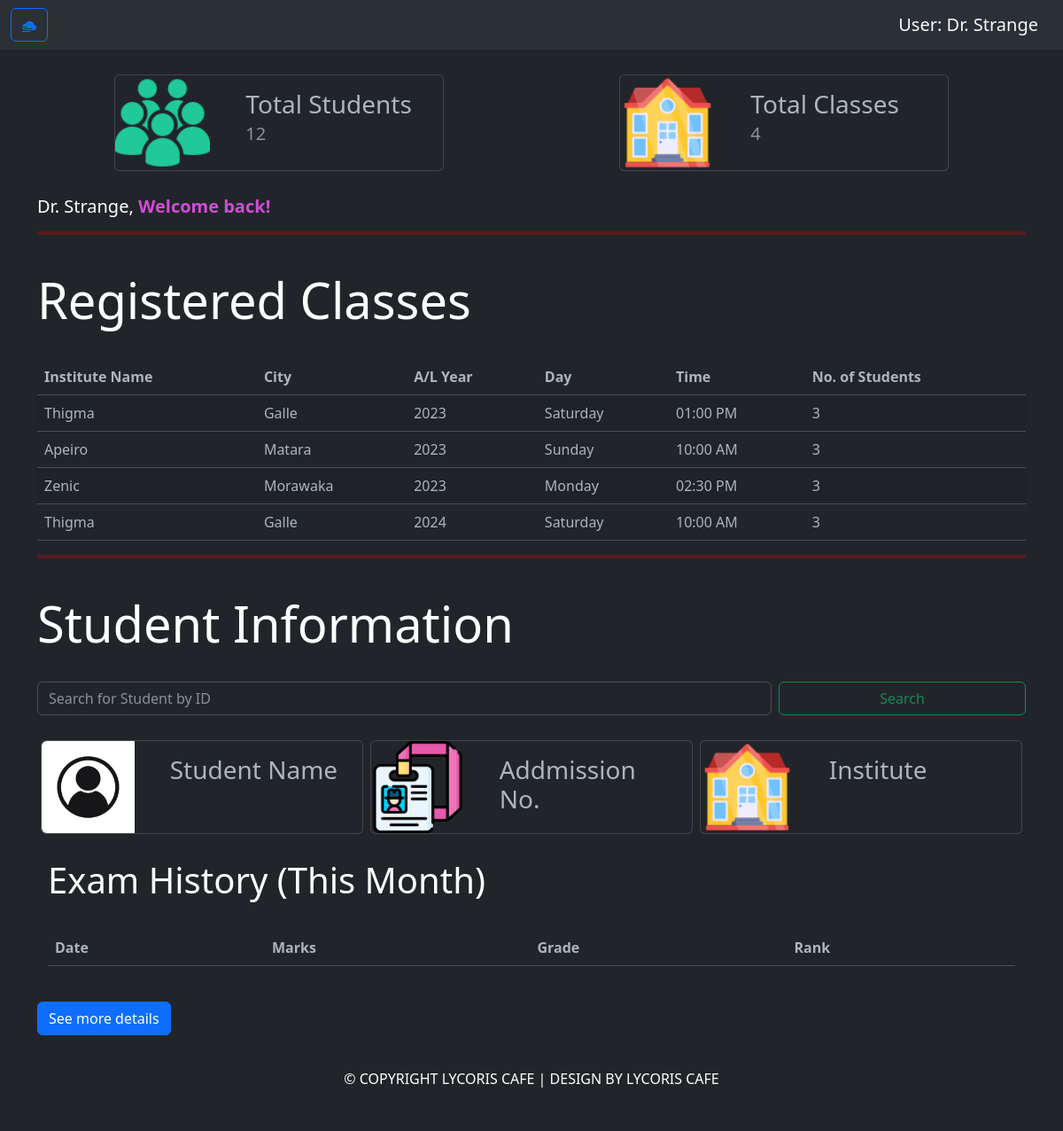
Screenshot of /view/Admin.php (signed in) with the database file from the repository.
### tables this page shows
CREATE TABLE `classes` (
  `id` int(11) NOT NULL,
  `al_year` int(11) NOT NULL,
  `day` int(11) NOT NULL,
  `time` varchar(8) NOT NULL,
  `institute` varchar(50) NOT NULL,
  `city` varchar(50) NOT NULL
);

### view/Admin.php (the view, shortened to what this page needs)
<?php
if (isset($_SESSION['id']) && isset($_SESSION['role'])) {
?>
	<!DOCTYPE html>
	<html lang="en" data-bs-theme="dark">
	<head>
		<link href="../bootstrap/css/bootstrap.min.css" rel="stylesheet">
	</head>
	<body>
		<?php require_once "../req/navbar.php"; ?>
		<div class="container"><br />
			<div class="row justify-content-around">
				<div class="col-sm-12 col-lg-4 p-1 d-flex">
					<div class="card">
						<div class="row">
							<div class="col-4">
								<img src="../Media/images/group.png" class="img-fluid rounded-start" alt="..." width="320" height="320">
							</div>
							<div class="col-8">
								<div class="card-body">
									<h3 class="card-title">Total Students</h3>
									<h5 class="card-subtitle mb-2 text-muted">
										<?php
										require_once '../connection.php';
										$sql1 = "SELECT count(id) FROM students";
										$result1 = mysqli_query($con, $sql1);
										$row1 = mysqli_fetch_assoc($result1);
										$all_student = $row1['count(id)'];
										echo $all_student;
										?>
									</h5>
								</div>
							</div>
						</div>
					</div>
				</div>
				<div class="col-sm-12 col-lg-4 p-1 d-flex">
					<div class="card">
						<div class="row">
							<div class="col-4">
								<img src="../Media/images/school.png" class="img-fluid rounded-start" alt="..." width="320" height="320">
							</div>
							<div class="col-8">
								<div class="card-body">
									<h3 class="card-title">Total Classes</h3>
									<h5 class="card-subtitle mb-2 text-muted">
										<?php
										require_once '../connection.php';
										$sql2 = "SELECT count(id) FROM classes";
										$result2 = mysqli_query($con, $sql2);
										$row2 = mysqli_fetch_assoc($result2);
										$all_classes = $row2['count(id)'];
										echo $all_classes;
										?>
									</h5>
								</div>
							</div>
						</div>
					</div>
				</div>
			</div>
			<br />
			<h5><?php echo $_SESSION['name']; ?>,<strong><span style="color:#cf4ed4;"> Welcome back! </span></strong><br />
			</h5>
			<hr style="border: 2px solid red;"><br />
			<h1 class="display-4">Registered Classes</h1><br />
			<div class="bd-example-snippet bd-code-snippet">
				<div class="bd-example">
					<table class="table table-striped">
						<thead>
							<tr>
								<th scope="col">Institute Name</th>
								<th scope="col">City</th>
								<th scope="col">A/L Year</th>
								<th scope="col">Day</th>
								<th scope="col">Time</th>
								<th scope="col">No. of Students</th>
							</tr>
						</thead>
						<tbody>
							<?php
							$days = [
								7 => 'Sunday',
								1 => 'Monday',
								2 => 'Tuesday',
								3 => 'Wednesday',
								4 => 'Thursday',
								5 => 'Friday',
								6 => 'Saturday'
							];
							include_once '../connection.php';
							$sql3 = "SELECT al_year, day, time, institute, city FROM classes ORDER BY `classes`.`al_year` ASC";
							$result3 = mysqli_query($con, $sql3);
							while ($row3 = mysqli_fetch_assoc($result3)) {
								$institute = $row3['institute'];
								$city = $row3['city'];
								$al_year = $row3['al_year'];
								$day = $days[date($row3['day'])];
								$time = $row3['time'];
								$sql4 = "SELECT COUNT(id) FROM students WHERE institute='$institute' AND al_year='$al_year'";
								$result4 = mysqli_query($con, $sql4);
								$row4 = mysqli_fetch_assoc($result4);
								$numOfStd = $row4['COUNT(id)'];
								echo "<tr>";
								echo "<td>$institute</td>";
								echo "<td>$city</td>";
								echo "<td>$al_year</td>";
								echo "<td>$day</td>";
								echo "<td>$time</td>";
								echo "<td>$numOfStd</td>";
								echo "</tr>";
							}
							?>
						</tbody>
					</table>
				</div>
				<hr style="border: 2px solid red;"><br />
				<h1 class="display-4">Student Information</h1><br />
				<form class="d-flex" role="search" action="Admin.php" method="POST" onsubmit="drawChart();">
					<input class="form-control me-2" type="search" placeholder="Search for Student by ID" aria-label="Search" name="std_id" autocomplete="off">
					<button class="btn btn-outline-success col-lg-3" type="submit" name="search">Search</button>
				</form>
				<br />
				<div class="container">
					<div class="row justify-content-center">
						<div class="col-sm-12 col-lg-4 p-1 d-flex">
							<div class="card">
								<div class="row">
									<div class="col-4">
										<img src="../Media/images/user.jpg" class="img-fluid rounded-start" alt="..." width="320" height="320">
									</div>
									<div class="col-8">
										<div class="card-body">
											<h3 class="card-title">Student Name</h3>
										</div>
									</div>
								</div>
							</div>
						</div>
						<div class="col-sm-12 col-lg-4 p-1 d-flex">
							<div class="card">
								<div class="row">
									<div class="col-4">
										<img src="../Media/images/id-card.png" class="img-fluid rounded-start" alt="..." width="320" height="320">
									</div>
									<div class="col-8">
										<div class="card-body">
											<h3 class="card-title">Addmission No.</h3>
										</div>
									</div>
								</div>
							</div>
						</div>
						<div class="col-sm-12 col-lg-4 p-1 d-flex">
							<div class="card">
								<div class="row">
									<div class="col-4">
										<img src="../Media/images/school.png" class="img-fluid rounded-start" alt="..." width="320" height="320">
									</div>
									<div class="col-8">
										<div class="card-body">
											<h3 class="card-title">Institute</h3>
										</div>
									</div>
								</div>
							</div>
						</div>
					</div>
				</div>
				<br />
				<div class="container">
					<h1 class="display-6">Exam History (This Month)</h1><br />
					<table class="table table-striped">
						<thead>
							<tr>
								<th scope="col">Date</th>
								<th scope="col">Marks</th>
								<th scope="col">Grade</th>
								<th scope="col">Rank</th>
							</tr>
						</thead>
					</table><br>
				</div>
			</div>
			<a href="../req/studentsInfo.php" class="btn btn-primary">See more details</a>
		</div>
		<?php include '../req/footer.php'; ?>
	</body>
	</html>
<?php } else {
	header("Location: ../login.php");
	exit;
}
?>

### req/navbar.php (shortened to what this page needs)
<?php
if (isset($_SESSION['id']) && isset($_SESSION['role'])) {
?>
    <nav class="navbar bg-body-tertiary">
        <div class="container-fluid">
            <button class="btn btn-outline-primary" type="button" data-bs-toggle="offcanvas" data-bs-target="#offcanvasWithBothOptions" aria-controls="offcanvasExample">
            </button>
            <a class="navbar-brand" href="#">
                User: <?php echo $_SESSION['name']; ?>
            </a>
        </div>
    </nav>
<?php } else {
    header("Location: ../login.php");
    exit;
}
?>

### req/footer.php
<link href="../bootstrap/css/bootstrap.min.css" rel="stylesheet">
<div class="text-center mt-auto py-3 bg-dark" style="bottom: 0;"><br>
        <h6 style="color: #fff;">&copy; COPYRIGHT LYCORIS CAFE | DESIGN BY LYCORIS CAFE</h6><br>
</div>

### rows the page displays
classes: institute "Thigma", city "Galle", al_year "2023", day "Saturday", time "01:00 PM", numOfStd "3"
classes: institute "Apeiro", city "Matara", al_year "2023", day "Sunday", time "10:00 AM", numOfStd "3"
classes: institute "Zenic", city "Morawaka", al_year "2023", day "Monday", time "02:30 PM", numOfStd "3"
classes: institute "Thigma", city "Galle", al_year "2024", day "Saturday", time "10:00 AM", numOfStd "3"

### other values shown
$_SESSION['name'] "Dr. Strange"
$all_student "12"
$all_classes "4"
